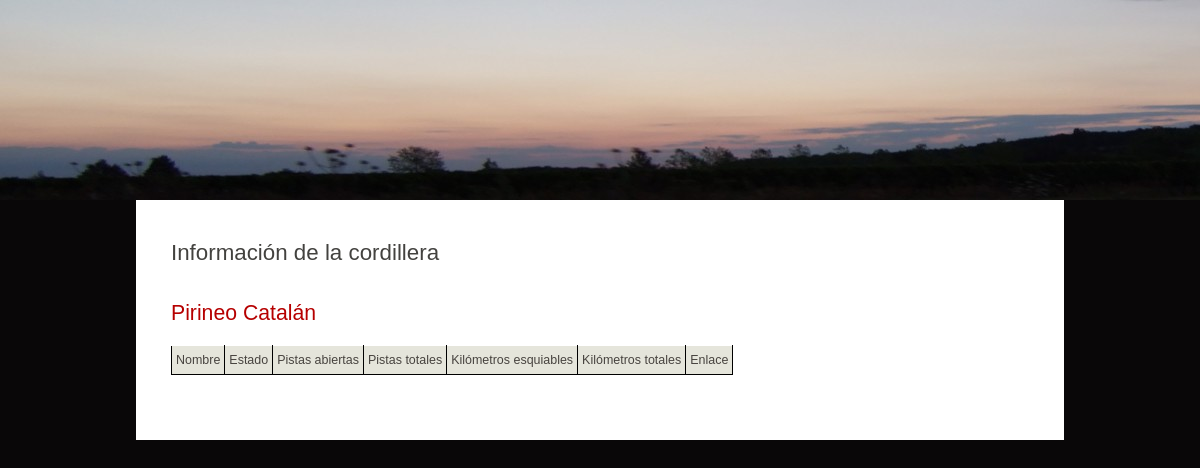
The app's page /cordillera/1/, older data.
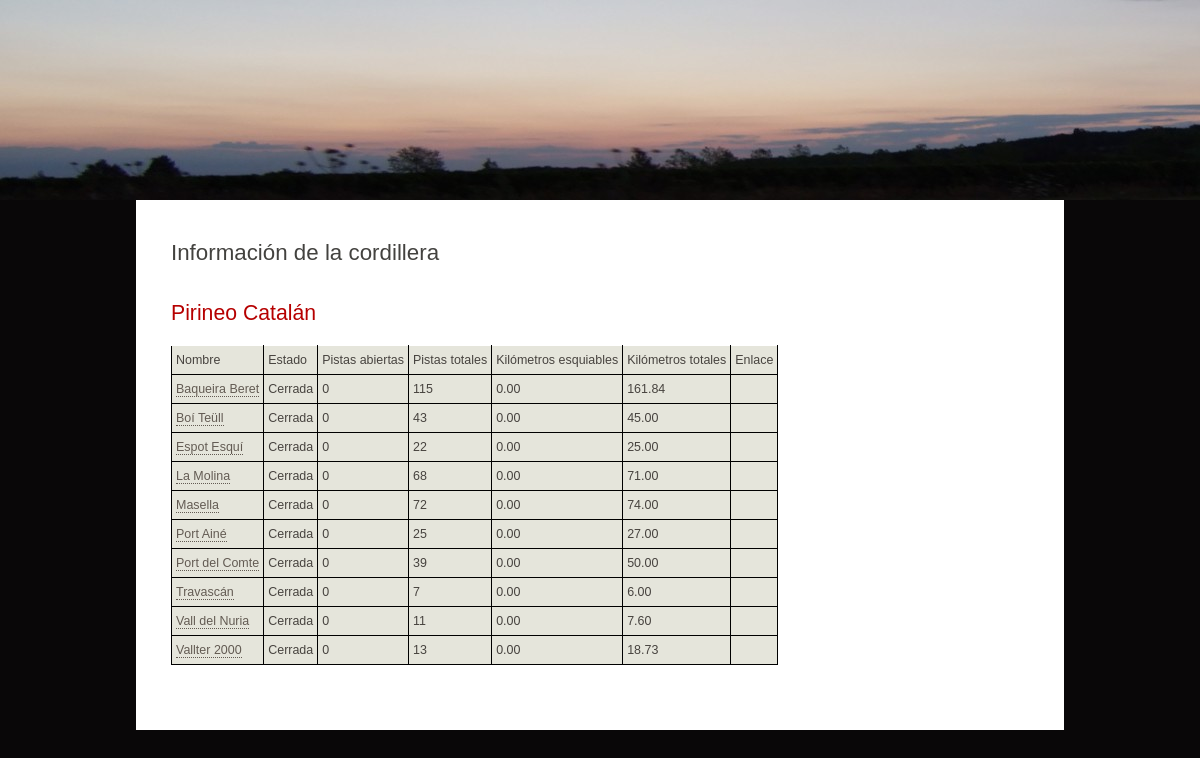
The same page, newer data.
### appIW/models.py (models this page shows, shortened)
class Estacion(models.Model):
    cordillera = models.ForeignKey(Cordillera, on_delete=models.CASCADE)
    nombre = models.CharField(max_length=50)
    abierta = models.BooleanField()
    nPistas = models.IntegerField()
    nPistasTotales = models.IntegerField()
    nKilometros = models.DecimalField(decimal_places=2, max_digits=6)
    nKilometrosTotales = models.DecimalField(decimal_places=2, max_digits=6)
    enlacePagina = models.CharField(max_length=200)

### appIW/views.py (the view)
# urls.py: path('cordillera/<int:cordillera_id>/', views.cordillera, name='cordillera'),
def cordillera(request, cordillera_id):
    cordillera = get_object_or_404(Cordillera, pk=cordillera_id)
    estaciones = cordillera.estacion_set.all()
    context = {'cordillera': cordillera, 'estaciones': estaciones}
    return render(request, 'appIW/cordillera.html', context)

### appIW/templates/appIW/cordillera.html (shortened to what this page needs)
{% load static %}
<!DOCTYPE HTML>
<html lang="en">
<head>
    <link rel="stylesheet" type="text/css" href="{% static '/style/style.css' %}"/>
</head>
<body>
    <div id="main">
        <div id="header">
            <div id ="logo"></div>
        </div>
        <div id="site_content">
        <div id="content">
            {% block contenido %}
                <h1>Información de la cordillera</h1>
                    {% if cordillera %}
                 <h2>{{cordillera.nombre}}</h2>
            <table>
                <tr>
                    <td>Nombre</td>
                    <td>Estado</td>
                    <td>Pistas abiertas</td>
                    <td>Pistas totales</td>
                    <td>Kilómetros esquiables</td>
                    <td>Kilómetros totales</td>
                    <td>Enlace</td>
                </tr>
                {% for e in estaciones %}
                <tr>
                    <td><a href="/estacion/{{e.id}}">{{e.nombre}}</a></td>
                    <td>{% if e.abierta == true %}
                        Abierta
                        {% else %}
                        Cerrada
                        {% endif %}
                    </td>
                    <td>{{e.nPistas}}</td>
                    <td>{{e.nPistasTotales}}</td>
                    <td>{{e.nKilometros}}</td>
                    <td>{{e.nKilometrosTotales}}</td>
                    <td>{{e.enlace}}</td>
                </tr>
                {% endfor %}
            </table>
            {% else %}
            <p>No existe esta cordillera</p>
            {% endif %}
            {% endblock %}
        </div>
    </div>
    </div>
</body>
</html>

Row changes from the older to the newer data that the page shows:
added Estacion: nombre "Baqueira Beret", abierta "Cerrada", nPistas "0", nPistasTotales "115", nKilometros "0.00", nKilometrosTotales "161.84"
added Estacion: nombre "Boí Teüll", abierta "Cerrada", nPistas "0", nPistasTotales "43", nKilometros "0.00", nKilometrosTotales "45.00"
added Estacion: nombre "Espot Esquí", abierta "Cerrada", nPistas "0", nPistasTotales "22", nKilometros "0.00", nKilometrosTotales "25.00"
added Estacion: nombre "La Molina", abierta "Cerrada", nPistas "0", nPistasTotales "68", nKilometros "0.00", nKilometrosTotales "71.00"
added Estacion: nombre "Masella", abierta "Cerrada", nPistas "0", nPistasTotales "72", nKilometros "0.00", nKilometrosTotales "74.00"
added Estacion: nombre "Port Ainé", abierta "Cerrada", nPistas "0", nPistasTotales "25", nKilometros "0.00", nKilometrosTotales "27.00"
added Estacion: nombre "Port del Comte", abierta "Cerrada", nPistas "0", nPistasTotales "39", nKilometros "0.00", nKilometrosTotales "50.00"
added Estacion: nombre "Travascán", abierta "Cerrada", nPistas "0", nPistasTotales "7", nKilometros "0.00", nKilometrosTotales "6.00"
added Estacion: nombre "Vall del Nuria", abierta "Cerrada", nPistas "0", nPistasTotales "11", nKilometros "0.00", nKilometrosTotales "7.60"
added Estacion: nombre "Vallter 2000", abierta "Cerrada", nPistas "0", nPistasTotales "13", nKilometros "0.00", nKilometrosTotales "18.73"
